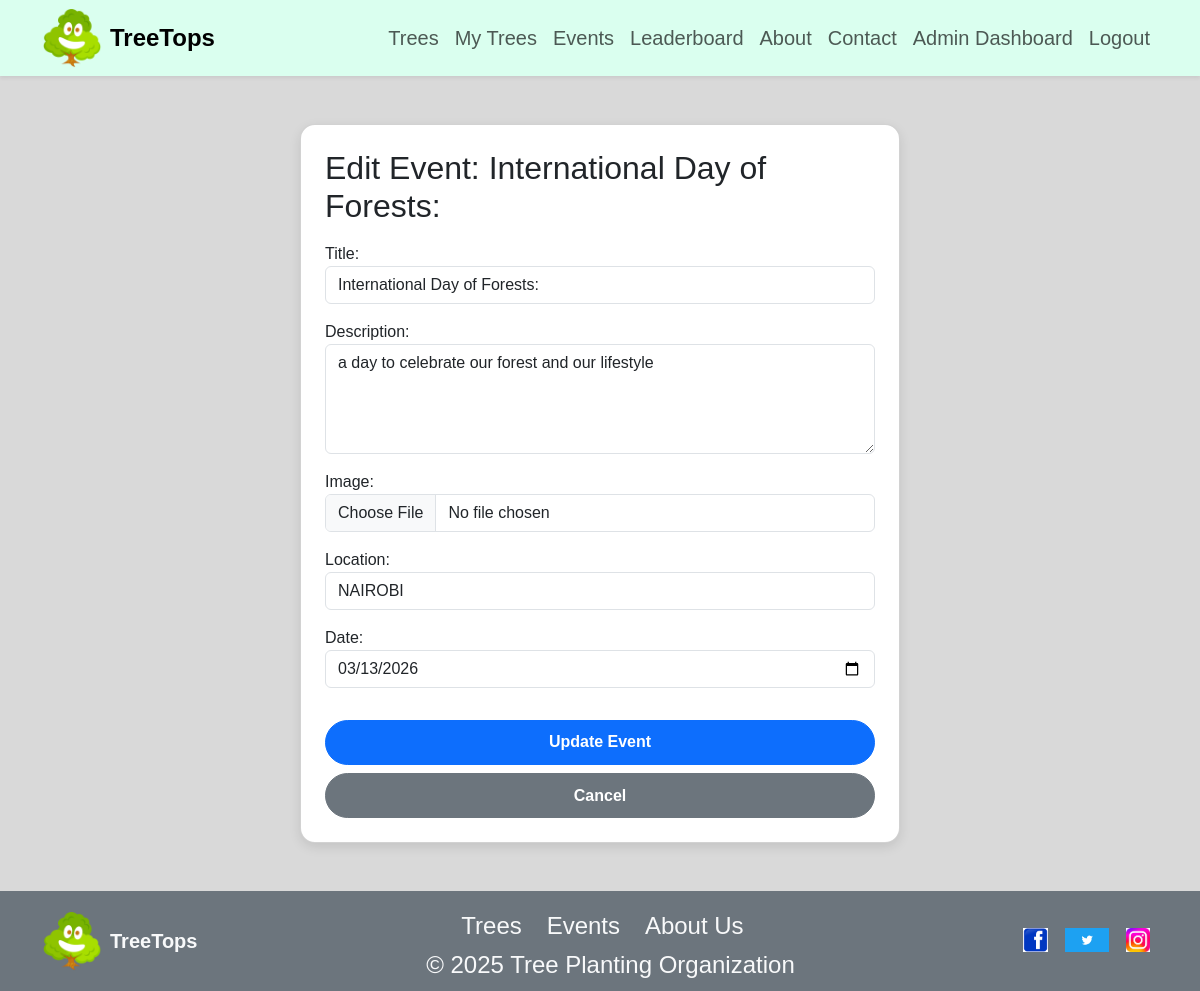
Page /events/3/edit/ (signed in) on the committed database.
### event/models.py (models this page shows, shortened)
class Event(models.Model):
    title = models.CharField(max_length=200)
    description = models.TextField()
    date = models.DateField()
    location = models.CharField(max_length=100, default='NAIROBI')
    image = models.ImageField(upload_to='events/', default='events/event.png')
    created_by = models.ForeignKey(User, on_delete=models.CASCADE)
    created_at = models.DateTimeField(auto_now_add=True)

### event/views.py (the view)
# urls.py: path('<int:id>/edit/', views.edit_event, name='edit_event'),
@staff_member_required
def edit_event(request, id):
    event = get_object_or_404(Event, id=id)
    if request.method == "POST":
        form = EventForm(request.POST, request.FILES,  instance=event)
        if form.is_valid():
            form.save()
            messages.success(request, "Event updated successfully.")
            return redirect('event_list')
    else:
        form = EventForm(instance=event)
        context = {'form': form,
                   'event': event}
    return render(request, 'event/edit_event.html', context)

### event/forms.py
class EventForm(forms.ModelForm):
    class Meta:
        model = Event
        fields = ['title', 'description','image', 'location', 'date']
        widgets = {
             'title': forms.TextInput(attrs={
                'class': 'form-control',
                'placeholder': 'Enter event title'
            }),
            'description': forms.Textarea(attrs={
                'class': 'form-control',
                'rows': 4,
                'placeholder': 'Describe the event'
            }),
            'image': forms.FileInput(attrs={
                'class': 'form-control'
            }),
            'location': forms.TextInput(attrs={
                'class': 'form-control',
                'placeholder': 'Event location'
            }),
            'date': forms.DateInput(attrs={
                'class': 'form-control',
                'type': 'date'
            }),
        }

### event/templates/event/edit_event.html (shortened to what this page needs)
{% extends 'home.html' %}
{% block content %}
<div class="container py-5">
    <div class="card custom-card p-4 mx-auto" style="max-width:600px;">
        <h2 class="mb-3">Edit Event: {{ event.title }}</h2>
        <form method="POST"  enctype="multipart/form-data">
            {{ form.as_p }}
            <button type="submit" class="btn btn-primary btn-custom w-100 mt-3">Update Event</button>
            <a href="{% url 'event_list' %}" class="btn btn-secondary btn-custom w-100 mt-2">Cancel</a>
        </form>
    </div>
</div>
{% endblock %}

### static/css/style.css (style rules this page uses)
body { font-family: Poppins, 'Arial', sans-serif; background-color: #d9d9d9; color: #333; }
:root { --gen:DAFFEF }
a { text-decoration: none; }
.card.custom-card { border-radius: 15px; box-shadow: 0 4px 12px rgba(0,0,0,0.1); transition: transform 0.2s ease, box-shadow 0.2s ease; }
.btn-custom { border-radius: 50px; padding: 0.6rem 1.4rem; font-weight: 600; transition: all 0.2s ease; }
html { scroll-behavior: smooth; }

### rows in the picture
Event: title "International Day of Forests:", description "a day to celebrate our forest and our lifestyle", location "NAIROBI", date "03/13/2026"
